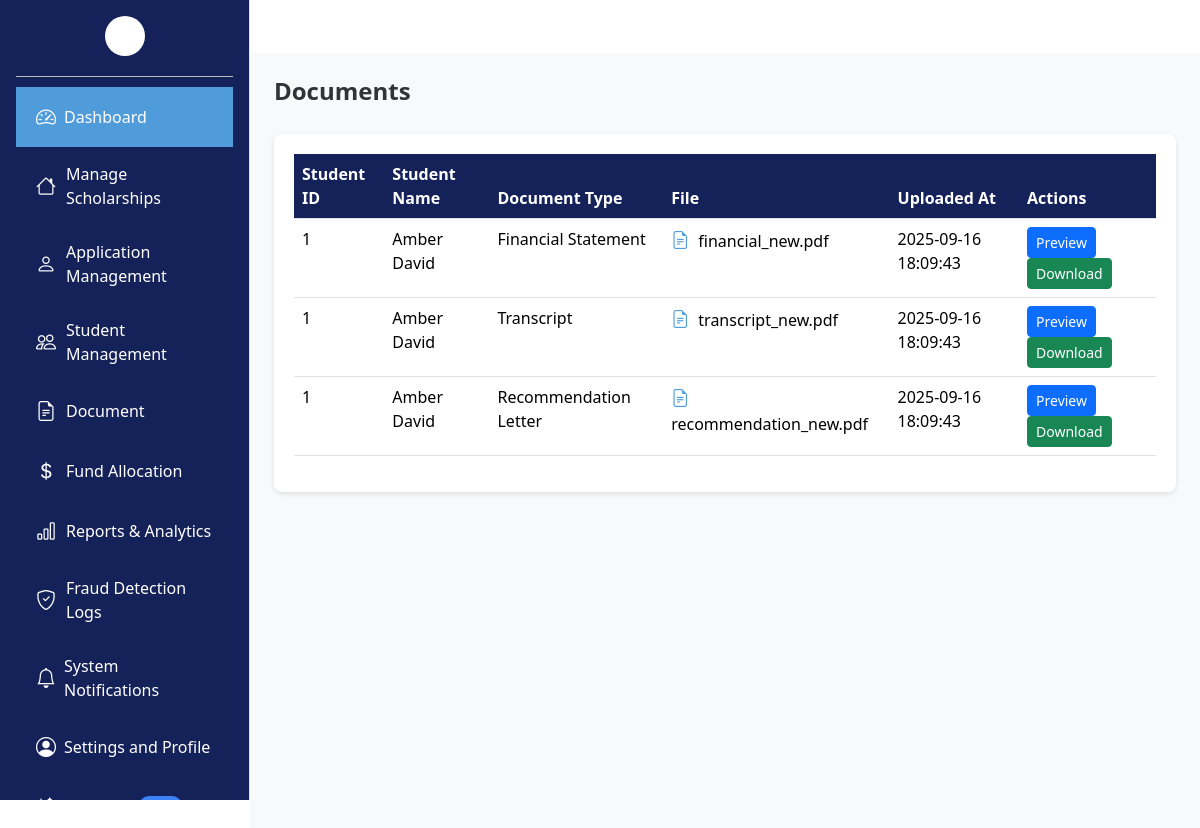
The app's page /Admin/document.php with its own data.
### tables this page shows
CREATE TABLE Document (
    document_id INT PRIMARY KEY AUTO_INCREMENT,
    application_id INT NOT NULL,
    url VARCHAR(255) NOT NULL,
    type ENUM('Transcript', 'Recommendation Letter', 'Financial Statement', 'Other') NOT NULL,
    created_at TIMESTAMP DEFAULT CURRENT_TIMESTAMP,
    updated_at TIMESTAMP DEFAULT CURRENT_TIMESTAMP ON UPDATE CURRENT_TIMESTAMP,
    FOREIGN KEY (application_id) REFERENCES Applications(application_id) ON DELETE CASCADE
);

CREATE TABLE Students (
    student_id INT PRIMARY KEY AUTO_INCREMENT,
    user_id INT NOT NULL,
    first_name VARCHAR(100) NOT NULL,
    last_name VARCHAR(100) NOT NULL,
    email VARCHAR(150) NOT NULL UNIQUE,
    phone VARCHAR(15),
    date_of_birth DATE,
    enrollment_date DATE NOT NULL,
    program VARCHAR(50) NOT NULL,
    gpa DECIMAL(3,2),
    status ENUM('Active', 'Graduated', 'Suspended', 'Withdrawn', 'Scholarship Awarded', 'Scholarship Revoked') DEFAULT 'Active',
    FOREIGN KEY (user_id) REFERENCES Users(user_id) ON DELETE CASCADE
);

### Admin/document.php (the view, shortened to what this page needs)
<?php
include "../Database/db.php";
$sql = "SELECT d.document_id, d.application_id, d.url, d.type, d.created_at, d.updated_at,
               s.student_id, s.first_name, s.last_name
        FROM Document d
        JOIN Applications a ON d.application_id = a.application_id
        JOIN Students s ON a.student_id = s.student_id
        ORDER BY d.created_at DESC";
$result = $conn->query($sql);
?>
<!DOCTYPE html>
<html lang="en">
<head>
  <link href="https://cdn.jsdelivr.net/npm/bootstrap@5.3.3/dist/css/bootstrap.min.css" rel="stylesheet"/>
  <link href="https://cdn.jsdelivr.net/npm/bootstrap-icons@1.10.5/font/bootstrap-icons.css" rel="stylesheet"/>
</head>
<body>
<?php include 'sidebar.php'; ?>
<div class="main-content p-4">
  <div class="page-header">
    <h1>Documents</h1>
  </div>
  <div class="documents-table">
    <table class="table table-hover">
      <thead>
        <tr>
          <th>Student ID</th>
          <th>Student Name</th>
          <th>Document Type</th>
          <th>File</th>
          <th>Uploaded At</th>
          <th>Actions</th>
        </tr>
      </thead>
      <tbody>
        <?php if ($result && $result->num_rows > 0): ?>
          <?php while ($row = $result->fetch_assoc()): ?>
            <tr>
              <td><?= htmlspecialchars($row['student_id']) ?></td>
              <td><?= htmlspecialchars($row['first_name'] . ' ' . $row['last_name']) ?></td>
              <td><?= htmlspecialchars($row['type']) ?></td>
              <td>
                <i class="bi bi-file-earmark-text file-icon"></i>
                <?= htmlspecialchars(basename($row['url'])) ?>
              </td>
              <td><?= htmlspecialchars($row['created_at']) ?></td>
              <td>
                <button class="btn btn-sm btn-primary" data-bs-toggle="modal" data-bs-target="#previewModal"
                        onclick="previewDocument('<?= $row['url'] ?>')">Preview</button>
                <a href="<?= $row['url'] ?>" class="btn btn-sm btn-success" download>Download</a>
              </td>
            </tr>
          <?php endwhile; ?>
        <?php else: ?>
          <tr><td colspan="6" class="text-center">No documents uploaded yet.</td></tr>
        <?php endif; ?>
      </tbody>
    </table>
  </div>
</div>
</body>
</html>

### Admin/document.php (style rules this page uses)
.main-content { background:#f8f9fa; min-height:100vh; }
.page-header { display:flex; justify-content:space-between; align-items:center; margin-bottom:20px; }
.page-header h1 { font-size:24px; font-weight:600; color:#333; }
.documents-table { background:#fff; border-radius:8px; padding:20px; box-shadow:0 2px 5px rgba(0,0,0,0.1); }
.documents-table .table th { background:#152259; color:#fff; }
.file-icon { font-size:18px; margin-right:5px; color:#509CDB; }

### Admin/sidebar.php (style rules this page uses)
.main-content { margin-left: 250px; padding: 20px; }

### records on screen
document: students.student_id "1", students.first_name+last_name "Amber David", type "Financial Statement", url "financial_new.pdf", created_at "2025-09-16 18:09:43"
document: students.student_id "1", students.first_name+last_name "Amber David", type "Transcript", url "transcript_new.pdf", created_at "2025-09-16 18:09:43"
document: students.student_id "1", students.first_name+last_name "Amber David", type "Recommendation Letter", url "recommendation_new.pdf", created_at "2025-09-16 18:09:43"
